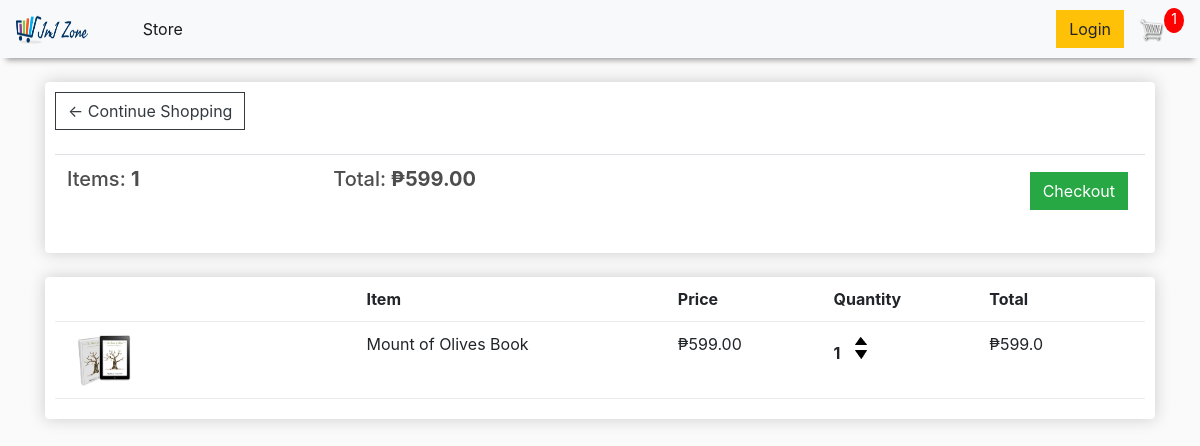
The app's page /cart/ (signed in) with its own data.
### store/models.py (models this page shows, shortened)
class Order(models.Model):
	customer = models.ForeignKey(Customer, on_delete=models.SET_NULL, blank=True, null=True)
	date_ordered = models.DateTimeField(auto_now_add=True)
	complete = models.BooleanField(default=False, null=True, blank=False)
	transaction_id = models.CharField(max_length=200, null=True)
	@property
	def get_cart_total(self):
		orderitems = self.orderitem_set.all()
		total = sum([item.get_total for item in orderitems])
		return total
	@property
	def get_cart_items(self):
		orderitems = self.orderitem_set.all()
		total = sum([item.quantity for item in orderitems])
		return total

class OrderItem(models.Model):
	product = models.ForeignKey(Product, on_delete=models.SET_NULL, blank=True, null=True)
	order = models.ForeignKey(Order, on_delete=models.SET_NULL, blank=True, null=True)
	quantity = models.IntegerField(default=0, null=True, blank=True)
	date_added = models.DateTimeField(auto_now_add=True)
	@property
	def get_total(self):
		total = self.product.price * self.quantity
		return total

class Product(models.Model):
	name = models.CharField(max_length=200, null=True)
	price = models.FloatField()
	digital = models.BooleanField(default=False, null=True, blank=False)
	image = models.ImageField(null=True, blank=True)
	@property
	def imageURL(self):
		try:
			url = self.image.url
		except:
			url = ''
		return url

### store/views.py (the view)
# urls.py: path('cart/', cart, name='cart'),
def cart(request):
	if request.user.is_authenticated:
		customer = request.user.customer
		order, created = Order.objects.get_or_create()
		items = order.orderitem_set.all()
		cartItems = order.get_cart_items
	else:
		items = []
		order = {'get_cart_total':0, 'get_cart_items':0, 'shipping':False}
		cartItems = order['get_cart_items']
	context = {'items':items, 'order':order, 'cartItems':cartItems}
	return render(request, 'store/cart.html', context)

### store/templates/store/cart.html (shortened to what this page needs)
{% extends 'store/main.html' %}
{% load static %}
{% block content %}
	<div class="row">
		<div class="col-lg-12">
			<div class="box-element">
				<a  class="btn btn-outline-dark" href="{% url 'store' %}">&#x2190; Continue Shopping</a>
				<br>
				<br>
				<table class="table">
					<tr>
						<th><h5>Items: <strong>{{ order.get_cart_items }}</strong></h5></th>
						<th><h5>Total:<strong> &#8369;{{ order.get_cart_total|floatformat:2 }}</strong></h5></th>
						<th>
							<a  style="float:right; margin:5px;" class="btn btn-success" href="{% url 'checkout' %}">Checkout</a>
						</th>
					</tr>
				</table>
			</div>
			<br>
			<div class="box-element">
				<div class="cart-row">
					<div style="flex:2"></div>
					<div style="flex:2"><strong>Item</strong></div>
					<div style="flex:1"><strong>Price</strong></div>
					<div style="flex:1"><strong>Quantity</strong></div>
					<div style="flex:1"><strong>Total</strong></div>
				</div>
				{% for item in items %}
				<div class="cart-row">
					<div style="flex:2"><img class="row-image" src="{{ item.product.imageURL}}"></div>
					<div style="flex:2"><p>{{ item.product.name }}</p></div>
					<div style="flex:1"><p>&#8369;{{ item.product.price|floatformat:2 }}</p></div>
					<div style="flex:1">
						<p class="quantity">{{ item.quantity }}</p>
						<div class="quantity">
							<img data-product={{item.product.id}} data-action="add" class="chg-quantity update-cart" src="{% static  'images/arrow-up.png' %}">
							<img data-product={{item.product.id}} data-action="remove" class="chg-quantity update-cart" src="{% static  'images/arrow-down.png' %}">
						</div>
					</div>
					<div style="flex:1"><p>&#8369;{{ item.get_total }}</p></div>
				</div>
				{% endfor %}
		</div>
	</div>
{% endblock content %}

### static/css/main.css (style rules this page uses)
body { background-color: hsl(0, 0%, 98%); }
h1,h2,h3,h4,h5,h6 { color:hsl(0, 0%, 30%); }
.box-element { box-shadow:hsl(0, 0%, 80%) 0 0 16px; background-color: #fff; border-radius: 4px; padding: 10px; }
.btn { border-radius: 0; }
.row-image { width: 100px; }
.cart-row { display: flex; align-items: flex-stretch; padding-bottom: 10px; margin-bottom: 10px; border-bottom: 1px solid #ececec; }
.quantity { display: inline-block; font-weight: 700; padding-right:10px; }
.chg-quantity { width: 12px; cursor: pointer; display: block; margin-top: 5px; transition:.1s; }

### records on screen
Order: get_cart_items "1", get_cart_total "599.00"
OrderItem: product.imageURL (picture), product.name "Mount of Olives Book", product.price "599.00", quantity "1", get_total "599.0"

### other values on screen
{{ cartItems }} "1"
